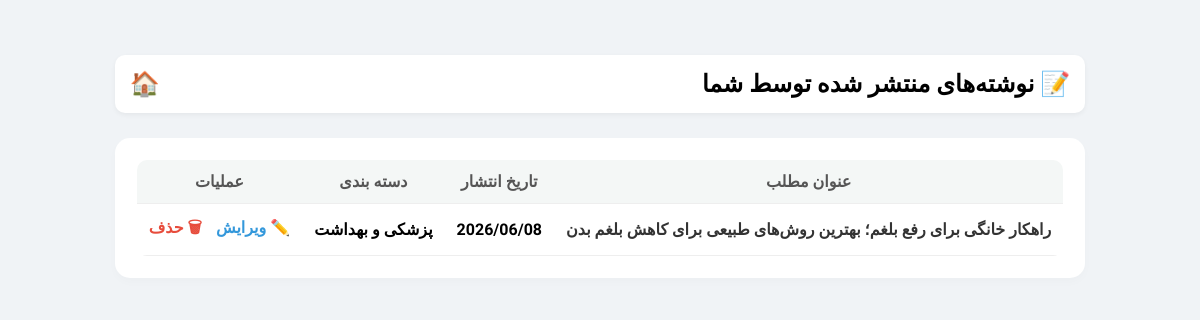
/user_posts.php (signed in), run on the app's committed database.
### tables this page shows
CREATE TABLE IF NOT EXISTS `posts` (
  `id` int NOT NULL AUTO_INCREMENT,
  `user_id` int NOT NULL,
  `category_id` int DEFAULT NULL,
  `title` varchar(255) NOT NULL,
  `content` text NOT NULL,
  `image` varchar(255) DEFAULT NULL,
  `created_at` timestamp NULL DEFAULT CURRENT_TIMESTAMP,
  PRIMARY KEY (`id`),
  KEY `user_id` (`user_id`),
  KEY `category_id` (`category_id`)
);

CREATE TABLE IF NOT EXISTS `categories` (
  `id` int NOT NULL AUTO_INCREMENT,
  `name` varchar(50) NOT NULL,
  PRIMARY KEY (`id`)
);

### user_posts.php (the view, shortened to what this page needs)
<?php
include 'includes/db.php';
$current_user_id = $_SESSION['user_id'];
?>
<!DOCTYPE html>
<html lang="fa" dir="rtl">
<head>
    <link rel="stylesheet" href="css/style.css">
</head>
<body>
    <div class="container" style="margin-top: 30px;">
        <div class="user-header">
            <h2 style="margin:0;">📝 نوشته‌های منتشر شده توسط شما</h2>
            <a href="index.php" class="btn-home-icon-small" title="برگشت به سایت اصلی" style="text-decoration: none; font-size: 1.5rem;">🏠</a>
        </div>
        <div class="card">
            <table>
                <thead>
                    <tr>
                        <th>عنوان مطلب</th>
                        <th>تاریخ انتشار</th>
                        <th>دسته بندی</th>
                        <th>عملیات</th>
                    </tr>
                </thead>
                <tbody>
                    <?php
                    $sql = "SELECT posts.*, categories.name as cat_name
                            FROM posts
                            LEFT JOIN categories ON posts.category_id = categories.id
                            WHERE posts.user_id = '$current_user_id'
                            ORDER BY created_at DESC";
                    $result = mysqli_query($conn, $sql);
                    if (mysqli_num_rows($result) > 0):
                        while ($row = mysqli_fetch_assoc($result)): ?>
                            <tr>
                                <td><a href="post_single.php?id=<?php echo $row['id']; ?>" style="text-decoration:none; color:#333;"><?php echo $row['title']; ?></a></td>
                                <td><?php echo date('Y/m/d', strtotime($row['created_at'])); ?></td>
                                <td><span class="badge"><?php echo $row['cat_name'] ?? 'بدون دسته'; ?></span></td>
                                <td>
                                    <a href="edit_post.php?id=<?php echo $row['id']; ?>" class="btn-edit">✏️ ویرایش</a>
                                    <a href="user_posts.php?delete_id=<?php echo $row['id']; ?>" class="btn-delete" onclick="return confirm('آیا از حذف این مطلب مطمئن هستید؟')">🗑 حذف</a>
                                </td>
                            </tr>
                        <?php endwhile;
                    else: ?>
                        <tr>
                            <td colspan="4" style="padding: 30px; color: #999;">شما هنوز هیچ مطلبی منتشر نکرده‌اید.</td>
                        </tr>
                    <?php endif; ?>
                </tbody>
            </table>
        </div>
    </div>
</body>
</html>

### css/style.css (style rules this page uses)
:root { --dark-blue: #2c3e50; --accent-blue: #34495e; --orange-gold: #e67e22; --light-bg: #f0f3f6; --white: #ffffff; --yellow: #f1c40f; --blue-border: #3498db; }
* { box-sizing: border-box; margin: 0; padding: 0; font-family: 'Vazirmatn', sans-serif; font-weight: 900; }
html, body { height: 100%; }
body { display: flex; flex-direction: column; background-color: var(--light-bg); direction: rtl; text-align: right; }
.container { max-width: 1300px; margin: 0 auto; padding: 25px; }
.card, .widget { background: var(--white); border-radius: 15px; padding: 22px; margin-bottom: 25px; box-shadow: 0 4px 10px rgba(0,0,0,0.02); }

### user_posts.php (style rules this page uses)
.user-header { display: flex; justify-content: space-between; align-items: center; margin-bottom: 25px; background: #fff; padding: 15px; border-radius: 10px; box-shadow: 0 2px 5px rgba(0,0,0,0.05); }
table { width: 100%; border-collapse: collapse; background: white; border-radius: 10px; overflow: hidden; }
th, td { padding: 12px; text-align: center; border-bottom: 1px solid #eee; }
th { background: #f4f7f6; color: #555; }
.btn-edit { color: #3498db; text-decoration: none; font-weight: bold; margin-left: 10px; }
.btn-delete { color: #e74c3c; text-decoration: none; font-weight: bold; }

### data on the page
posts: title "راهکار خانگی برای رفع بلغم؛ بهترین روش‌های طبیعی برای کاهش بلغم بدن", created_at "2026/06/08", category.name "پزشکی و بهداشت"
